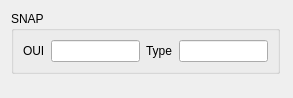
<ui version="4.0" >
 <class>snap</class>
 <widget class="QWidget" name="snap" >
  <property name="geometry" >
   <rect>
    <x>0</x>
    <y>0</y>
    <width>293</width>
    <height>98</height>
   </rect>
  </property>
  <property name="windowTitle" >
   <string>Form</string>
  </property>
  <layout class="QGridLayout" >
   <item row="0" column="0" >
    <widget class="QGroupBox" name="groupBox" >
     <property name="title" >
      <string>SNAP</string>
     </property>
     <layout class="QHBoxLayout" >
      <item>
       <widget class="QLabel" name="lblOui" >
        <property name="text" >
         <string>OUI</string>
        </property>
       </widget>
      </item>
      <item>
       <widget class="QLineEdit" name="leOui" >
        <property name="enabled" >
         <bool>true</bool>
        </property>
        <property name="inputMask" >
         <string>HH HH HH; </string>
        </property>
       </widget>
      </item>
      <item>
       <widget class="QLabel" name="lblType" >
        <property name="text" >
         <string>Type</string>
        </property>
       </widget>
      </item>
      <item>
       <widget class="QLineEdit" name="leType" >
        <property name="enabled" >
         <bool>true</bool>
        </property>
        <property name="inputMask" >
         <string>HH HH; </string>
        </property>
       </widget>
      </item>
     </layout>
    </widget>
   </item>
   <item row="0" column="1" >
    <spacer>
     <property name="orientation" >
      <enum>Qt::Horizontal</enum>
     </property>
     <property name="sizeHint" >
      <size>
       <width>40</width>
       <height>20</height>
      </size>
     </property>
    </spacer>
   </item>
   <item row="1" column="0" >
    <spacer>
     <property name="orientation" >
      <enum>Qt::Vertical</enum>
     </property>
     <property name="sizeHint" >
      <size>
       <width>20</width>
       <height>40</height>
      </size>
     </property>
    </spacer>
   </item>
  </layout>
 </widget>
 <resources/>
 <connections/>
</ui>
